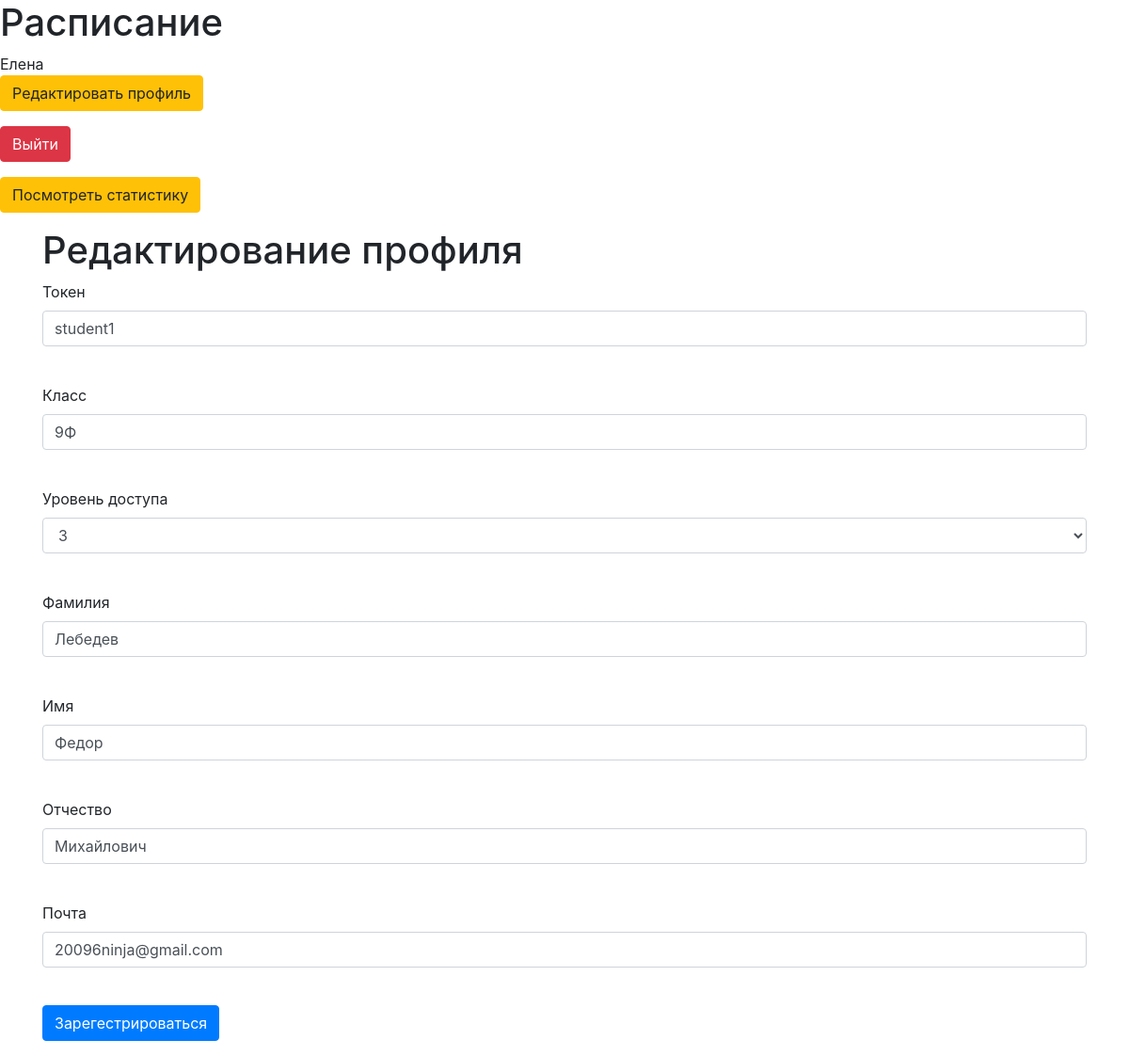
Page /user_edit/2 (signed in) on the earlier database version.
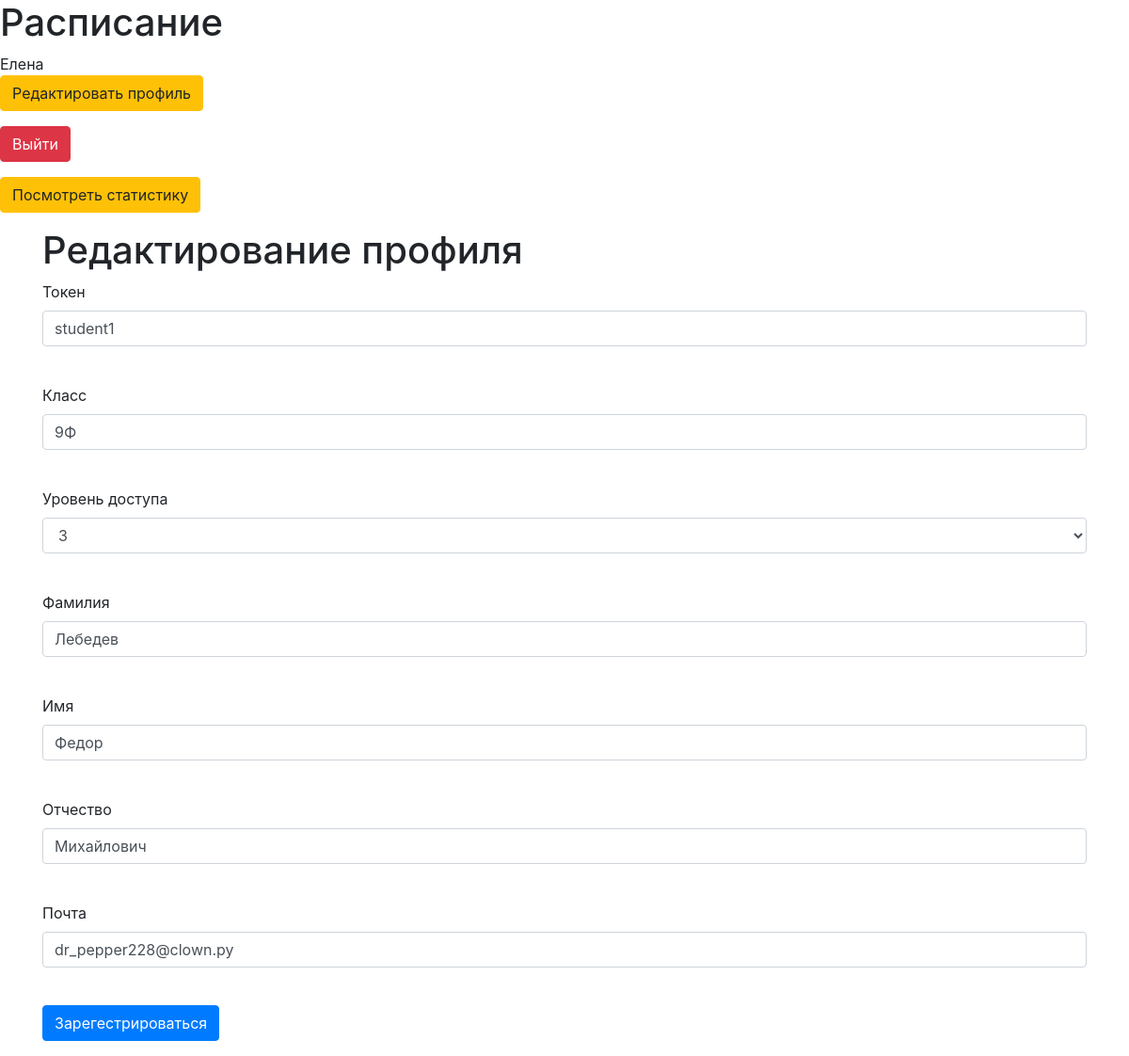
Same page on the later database version.
### tables this page shows
CREATE TABLE users (
	id INTEGER NOT NULL, 
	name VARCHAR, 
	surname VARCHAR, 
	patronymic VARCHAR, 
	grade VARCHAR, 
	email VARCHAR, 
	hashed_password VARCHAR, 
	modified_date DATETIME, 
	access_level INTEGER, 
	token VARCHAR, 
	PRIMARY KEY (id), 
	UNIQUE (token)
);

### app.py (the view, shortened to what this page needs)
@app.route('/user_edit/<int:id>', methods=['GET', 'POST'])
@login_required
def user_edit(id):
    form = RegisterForm()
    level = 0
    if request.method == "GET":
        db_sess = db_session.create_session()
        if current_user.id == 1:
            user = db_sess.query(User).filter(User.id == id).first()
            form.access_level.choices = [(3, 3), (2, 2), (1, 1)]
            form.access_level.data = user.access_level
            level = 1 if user.id != 1 else 0
            form.password.validators = []
            form.password_again.validators = []
        else:
            user = db_sess.query(User).filter(User.id == current_user.id).first()
            form.access_level.choices = [user.access_level]
            level = 0
        if user:
            form.name.data = user.name
            form.surname.data = user.surname
            form.patronymic.data = user.patronymic
            form.grade.data = user.grade
            form.email.data = user.email
            form.token.data = user.token
        else:
            abort(404)
    return render_template('register.html', title='Редактирование профиля', form=form, level=level)

### forms/register.py
class RegisterForm(FlaskForm):
    token = StringField('Токен', validators=[DataRequired()])
    grade = StringField('Класс')
    access_level = SelectField('Уровень доступа', choices=[(3, 3), (2, 2), (1, 1)])
    surname = StringField('Фамилия')
    name = StringField('Имя')
    patronymic = StringField('Отчество')
    email = EmailField('Почта', validators=[DataRequired()])
    password = PasswordField('Пароль', validators=[DataRequired()])
    password_again = PasswordField('Повторите пароль', validators=[DataRequired()])
    submit = SubmitField('Зарегестрироваться')

### app.py (called while the page is built)
@login_manager.user_loader
def load_user(user_id):
    db_sess = db_session.create_session()
    return db_sess.query(User).get(user_id)

### data/sqlalchemy/db_session.py (called while the page is built)
def create_session() -> Session:
    global __factory
    return __factory()

### templates/register.html (shortened to what this page needs)
{% extends "base.html" %}
{% block content %}
<h1>{{ title }}</h1>
<form action="" method="post">
    <p>
        {{ form.token.label }}
        {% if level == 1 %}
        <br>{{ form.token(class="form-control", type="token") }}<br>
        {% else %}
        <br>{{ form.token(class="form-control", type="token", readonly="readonly") }}<br>
        {% endif %}
    </p>
    <p>
        {{ form.grade.label }}
        {% if level == 1 %}
        <br>{{ form.grade(class="form-control", type="grade") }}<br>
        {% else %}
        <br>{{ form.grade(class="form-control", type="grade", readonly="readonly") }}<br>
        {% endif %}
    </p>
    <p>
        {{ form.access_level.label }}<br>
        {{ form.access_level(class="form-control", type="access_level") }}<br>
    </p>
    <p>
        {{ form.surname.label }}<br>
        {{ form.surname(class="form-control", type="surname") }}<br>
    </p>
    <p>
        {{ form.name.label }}<br>
        {{ form.name(class="form-control", type="name") }}<br>
    </p>
    <p>
        {{ form.patronymic.label }}<br>
        {{ form.patronymic(class="form-control", type="patronymic") }}<br>
    </p>
    <p>
        {{ form.email.label }}<br>
        {{ form.email(class="form-control", type="email") }}<br>
    </p>
    <p>{{ form.submit(type="submit", class="btn btn-primary") }}</p>
</form>
{% endblock %}

Differences in the rows shown:
changed users "student1": email "20096ninja@gmail.com" → "dr_pepper228@clown.py"
